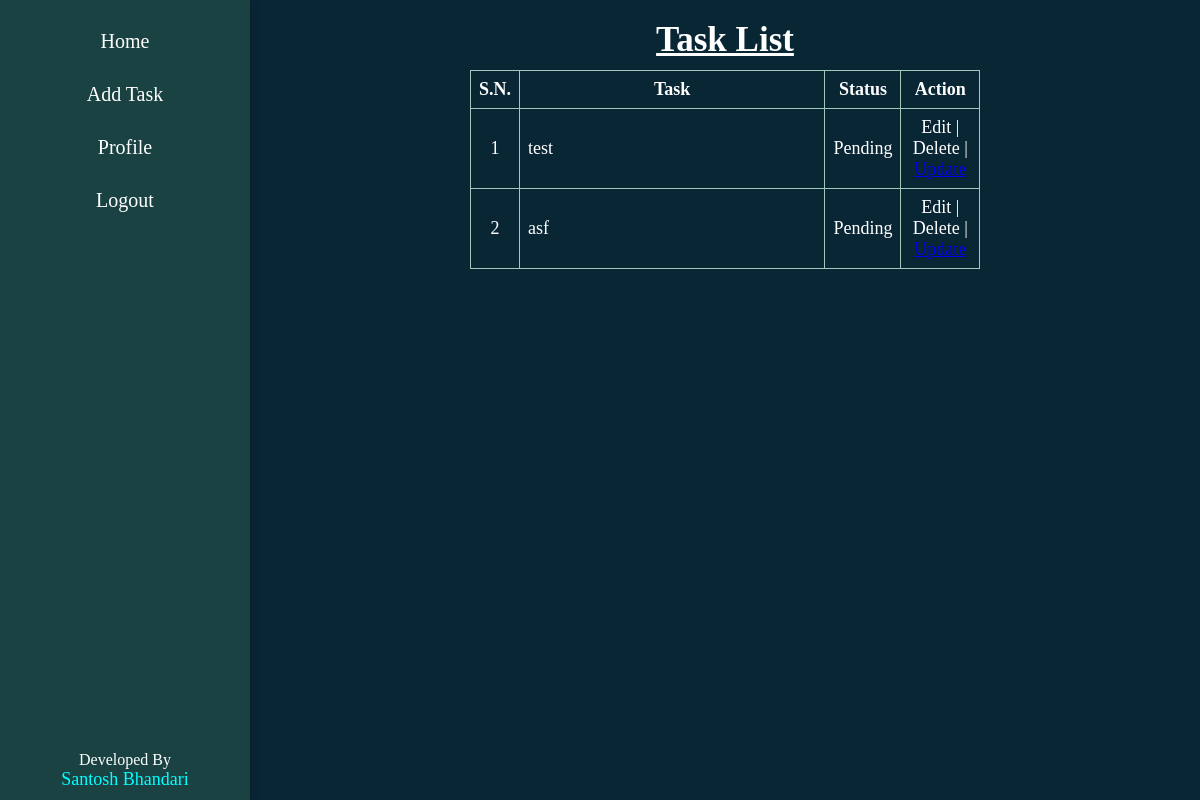
/ (signed in), run on an earlier commit of the app's database.
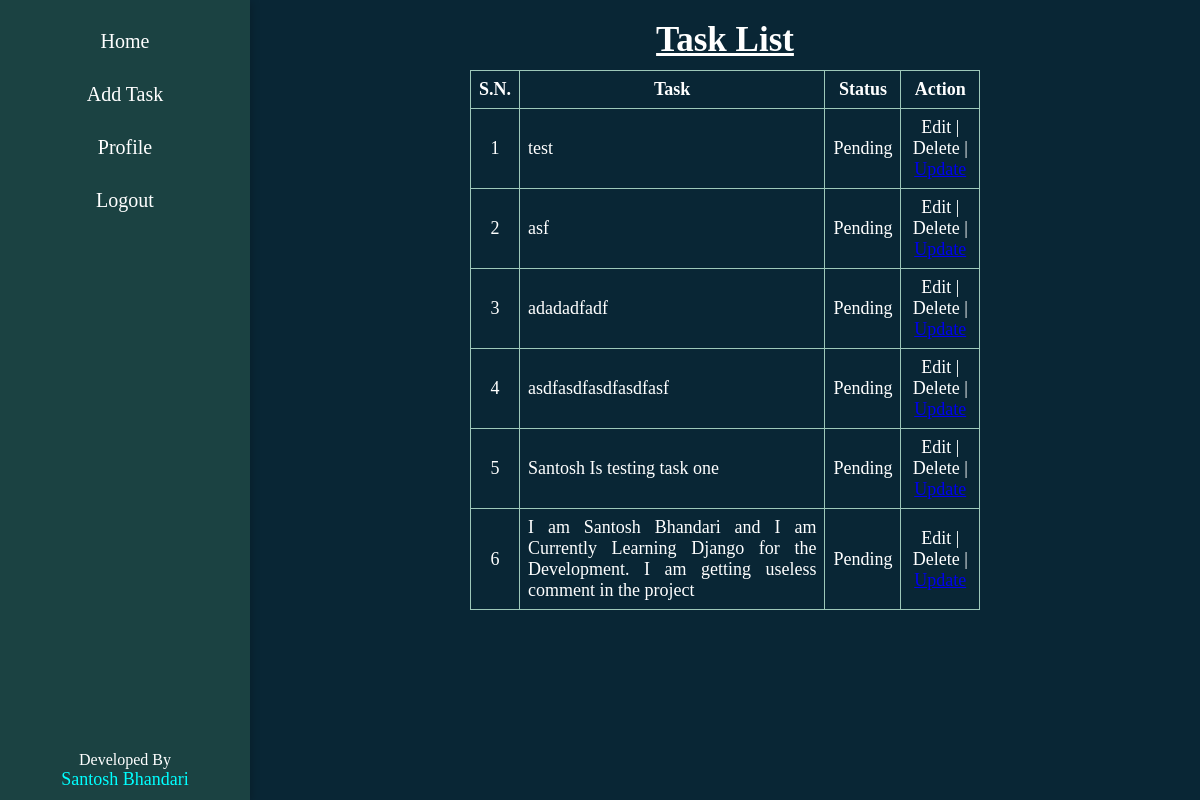
And on a later commit of the database.
### TaskManager/models.py (models this page shows)
class TaskInfo(models.Model):
    user=models.ForeignKey(User,on_delete=models.CASCADE)
    task_desc = models.TextField()
    task_status = models.BooleanField(default=False)
    task_created = models.DateTimeField(auto_now_add=True)
    class Meta:
        db_table = 'TaskInfo'
        verbose_name_plural = 'TaskInfo'
        ordering = ['task_created']

### TaskManager/views.py (the view)
# urls.py: 2. Add a URL to urlpatterns:  path('', views.home, name='home')
def home(request):
    if not request.user.is_authenticated:
        return redirect('/login')
    user = request.user
    tasklist= TaskInfo.objects.filter(user=user)
    if tasklist is not None:
        return render(request,'index.html',{'tasklist':tasklist})
    else:
        return render(request,'index.html')

### Templates/ToDo/index.html (shortened to what this page needs)
{% extends 'base.html' %}
{% block style %}
    <link rel="stylesheet" href="/static/ToDo/index.css" />
{% endblock style %}
{% block mainsection %}
                <div class="task-wrapper">
                    <h3>Task List</h3>
                    <table border="1">
                        <thead>
                            <tr>
                                <th>S.N.</th>
                                <th>Task</th>
                                <th>Status</th>
                                <th>Action</th>
                            </tr>
                        </thead>
                        <tbody>
                            {% if tasklist %}
                                {% for task in tasklist %}
                                    <tr>
                                        <td>{{ forloop.counter }}</td>
                                        {% if task.task_status == False %}
                                            <td>{{ task.task_desc }}</td>
                                            <td>Pending</td>
                                        {% else %}
                                            <td><del>{{ task.task_desc }}</del></td>
                                            <td>Completed</td>
                                        {% endif %}
                                        <td>Edit | Delete | <a href='update/{{task.id}}/'> Update</a></td>
                                    </tr>
                                {% endfor %}
                            {% else %}
                                <tr>
                                    <td colspan="4">No Task Found</td>
                                </tr>
                            {% endif %}
                        </tbody>
                    </table>
                </div>
{% endblock mainsection %}

What changed in the data, as far as the page shows it:
added TaskInfo: task_desc "adadadfadf"
added TaskInfo: task_desc "asdfasdfasdfasdfasf"
added TaskInfo: task_desc "Santosh Is testing task one"
added TaskInfo: task_desc "I am Santosh Bhandari and I am Currently Learning Django for the Development. I am getting useless comment in the project"
